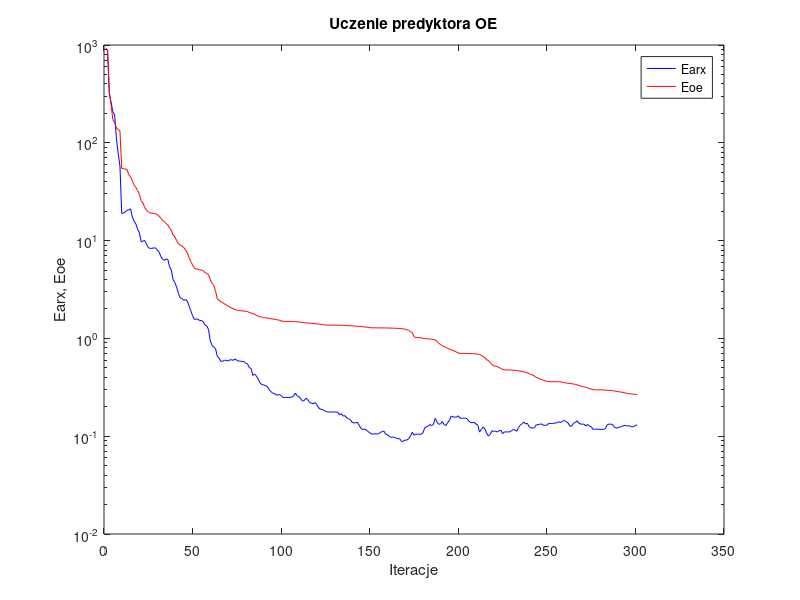
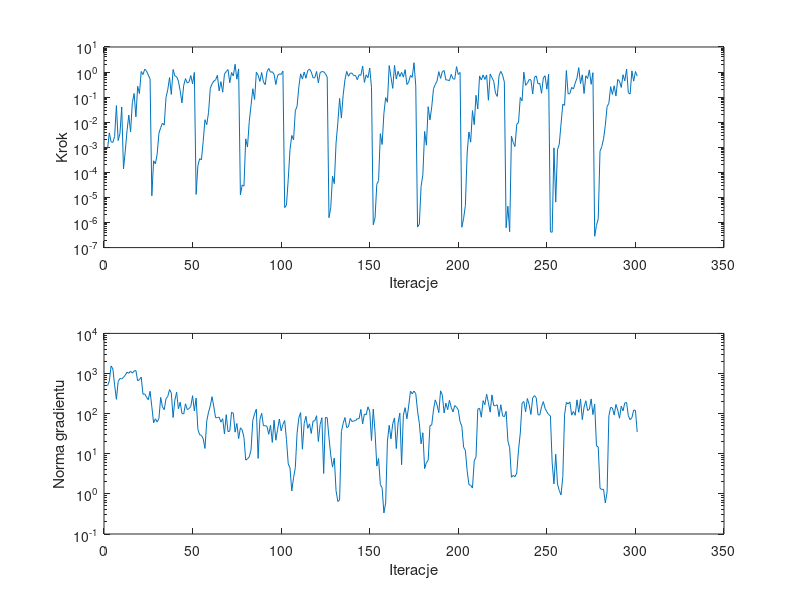

Write MATLAB code to recreate these figures, in order.
%uczenie predyktora oe
clear all;
n=0; farx(n+1)=9.154935e+002; foe(n+1)=9.281402e+002; wspucz(n+1)=0.000000e+000; ng(n+1)=0.000000e+000;
%odnowa zmiennej metryki
n=1; farx(n+1)=8.760620e+002; foe(n+1)=8.890799e+002; krok(n+1)=8.790130e-004; ng(n+1)=4.953661e+002;
n=2; farx(n+1)=3.160727e+002; foe(n+1)=3.329395e+002; krok(n+1)=3.758726e-003; ng(n+1)=6.473469e+002;
n=3; farx(n+1)=2.612644e+002; foe(n+1)=2.417835e+002; krok(n+1)=1.651908e-003; ng(n+1)=1.544870e+003;
n=4; farx(n+1)=2.070150e+002; foe(n+1)=1.729692e+002; krok(n+1)=1.564230e-003; ng(n+1)=1.303550e+003;
n=5; farx(n+1)=1.936566e+002; foe(n+1)=1.598312e+002; krok(n+1)=2.728971e-003; ng(n+1)=5.090274e+002;
n=6; farx(n+1)=1.116458e+002; foe(n+1)=1.422106e+002; krok(n+1)=4.616585e-002; ng(n+1)=2.269952e+002;
n=7; farx(n+1)=7.790445e+001; foe(n+1)=1.364109e+002; krok(n+1)=1.863415e-003; ng(n+1)=6.336386e+002;
n=8; farx(n+1)=5.780013e+001; foe(n+1)=1.321385e+002; krok(n+1)=3.559503e-003; ng(n+1)=7.539056e+002;
n=9; farx(n+1)=1.895231e+001; foe(n+1)=5.458433e+001; krok(n+1)=4.030924e-002; ng(n+1)=7.335716e+002;
n=10; farx(n+1)=1.914863e+001; foe(n+1)=5.424355e+001; krok(n+1)=1.374956e-004; ng(n+1)=8.008445e+002;
n=11; farx(n+1)=1.957952e+001; foe(n+1)=5.403151e+001; krok(n+1)=7.010487e-004; ng(n+1)=9.107017e+002;
n=12; farx(n+1)=2.046545e+001; foe(n+1)=5.312452e+001; krok(n+1)=4.605442e-003; ng(n+1)=1.074669e+003;
n=13; farx(n+1)=2.050305e+001; foe(n+1)=4.726028e+001; krok(n+1)=1.932256e-002; ng(n+1)=1.011370e+003;
n=14; farx(n+1)=2.113022e+001; foe(n+1)=4.474594e+001; krok(n+1)=4.153710e-003; ng(n+1)=1.146002e+003;
n=15; farx(n+1)=1.744043e+001; foe(n+1)=4.089281e+001; krok(n+1)=6.068470e-002; ng(n+1)=1.020561e+003;
n=16; farx(n+1)=1.582709e+001; foe(n+1)=3.661025e+001; krok(n+1)=1.399123e-001; ng(n+1)=1.160037e+003;
n=17; farx(n+1)=1.475925e+001; foe(n+1)=3.496830e+001; krok(n+1)=1.636186e-002; ng(n+1)=1.187128e+003;
n=18; farx(n+1)=1.307296e+001; foe(n+1)=3.251770e+001; krok(n+1)=2.701727e-001; ng(n+1)=6.575441e+002;
n=19; farx(n+1)=1.197248e+001; foe(n+1)=2.978572e+001; krok(n+1)=1.380129e-001; ng(n+1)=7.035279e+002;
n=20; farx(n+1)=9.715872e+000; foe(n+1)=2.551084e+001; krok(n+1)=1.056325e+000; ng(n+1)=8.162648e+002;
n=21; farx(n+1)=9.894012e+000; foe(n+1)=2.420692e+001; krok(n+1)=7.927530e-001; ng(n+1)=3.033286e+002;
n=22; farx(n+1)=1.002669e+001; foe(n+1)=2.178660e+001; krok(n+1)=1.310660e+000; ng(n+1)=3.107558e+002;
n=23; farx(n+1)=9.186788e+000; foe(n+1)=2.044393e+001; krok(n+1)=1.104871e+000; ng(n+1)=2.566493e+002;
n=24; farx(n+1)=8.505602e+000; foe(n+1)=1.970032e+001; krok(n+1)=7.571876e-001; ng(n+1)=2.226845e+002;
n=25; farx(n+1)=8.323246e+000; foe(n+1)=1.911911e+001; krok(n+1)=5.403454e-001; ng(n+1)=3.606044e+002;
%odnowa zmiennej metryki
n=26; farx(n+1)=8.328399e+000; foe(n+1)=1.907751e+001; krok(n+1)=1.165470e-005; ng(n+1)=1.479935e+002;
n=27; farx(n+1)=8.409705e+000; foe(n+1)=1.897365e+001; krok(n+1)=2.896249e-004; ng(n+1)=5.908705e+001;
n=28; farx(n+1)=8.428532e+000; foe(n+1)=1.882874e+001; krok(n+1)=2.178264e-004; ng(n+1)=7.455159e+001;
n=29; farx(n+1)=8.050218e+000; foe(n+1)=1.850478e+001; krok(n+1)=5.333277e-004; ng(n+1)=6.172900e+001;
n=30; farx(n+1)=7.715437e+000; foe(n+1)=1.782877e+001; krok(n+1)=3.595838e-003; ng(n+1)=7.564212e+001;
n=31; farx(n+1)=6.930440e+000; foe(n+1)=1.705947e+001; krok(n+1)=6.100588e-003; ng(n+1)=2.536763e+002;
n=32; farx(n+1)=6.466969e+000; foe(n+1)=1.609490e+001; krok(n+1)=9.157950e-003; ng(n+1)=1.480852e+002;
n=33; farx(n+1)=6.289144e+000; foe(n+1)=1.570820e+001; krok(n+1)=7.662512e-003; ng(n+1)=1.255468e+002;
n=34; farx(n+1)=6.463684e+000; foe(n+1)=1.491884e+001; krok(n+1)=9.714883e-002; ng(n+1)=2.357303e+002;
n=35; farx(n+1)=6.459623e+000; foe(n+1)=1.453743e+001; krok(n+1)=1.989372e-001; ng(n+1)=2.692991e+002;
n=36; farx(n+1)=5.399124e+000; foe(n+1)=1.346506e+001; krok(n+1)=6.002260e-001; ng(n+1)=3.980294e+002;
n=37; farx(n+1)=4.982732e+000; foe(n+1)=1.273535e+001; krok(n+1)=1.284644e-001; ng(n+1)=3.257869e+002;
n=38; farx(n+1)=4.006856e+000; foe(n+1)=1.140676e+001; krok(n+1)=1.267142e+000; ng(n+1)=7.990936e+001;
n=39; farx(n+1)=3.717080e+000; foe(n+1)=1.092598e+001; krok(n+1)=7.011953e-001; ng(n+1)=2.169026e+002;
n=40; farx(n+1)=3.349938e+000; foe(n+1)=1.000094e+001; krok(n+1)=6.553300e-001; ng(n+1)=3.420137e+002;
n=41; farx(n+1)=2.887254e+000; foe(n+1)=9.299882e+000; krok(n+1)=4.352152e-001; ng(n+1)=1.323735e+002;
n=42; farx(n+1)=2.598786e+000; foe(n+1)=9.004477e+000; krok(n+1)=1.794664e-001; ng(n+1)=1.923541e+002;
n=43; farx(n+1)=2.565368e+000; foe(n+1)=8.789317e+000; krok(n+1)=5.893163e-002; ng(n+1)=1.008578e+002;
n=44; farx(n+1)=2.454038e+000; foe(n+1)=8.505738e+000; krok(n+1)=2.948009e-001; ng(n+1)=9.833628e+001;
n=45; farx(n+1)=2.502205e+000; foe(n+1)=8.035160e+000; krok(n+1)=5.491644e-001; ng(n+1)=1.762662e+002;
n=46; farx(n+1)=2.409942e+000; foe(n+1)=7.562581e+000; krok(n+1)=3.644735e-001; ng(n+1)=1.260936e+002;
n=47; farx(n+1)=2.154396e+000; foe(n+1)=6.718764e+000; krok(n+1)=4.044487e-001; ng(n+1)=1.333258e+002;
n=48; farx(n+1)=1.920707e+000; foe(n+1)=6.112004e+000; krok(n+1)=7.273018e-001; ng(n+1)=1.516901e+002;
n=49; farx(n+1)=1.711136e+000; foe(n+1)=5.633529e+000; krok(n+1)=3.388866e-001; ng(n+1)=2.804649e+002;
n=50; farx(n+1)=1.561823e+000; foe(n+1)=5.249545e+000; krok(n+1)=9.709553e-001; ng(n+1)=1.166300e+002;
%odnowa zmiennej metryki
n=51; farx(n+1)=1.578060e+000; foe(n+1)=5.126873e+000; krok(n+1)=1.321254e-005; ng(n+1)=2.446392e+002;
n=52; farx(n+1)=1.571583e+000; foe(n+1)=5.086484e+000; krok(n+1)=1.845902e-004; ng(n+1)=4.037930e+001;
n=53; farx(n+1)=1.523075e+000; foe(n+1)=5.025563e+000; krok(n+1)=3.505202e-004; ng(n+1)=2.982821e+001;
n=54; farx(n+1)=1.524582e+000; foe(n+1)=4.995132e+000; krok(n+1)=3.164277e-004; ng(n+1)=2.869540e+001;
n=55; farx(n+1)=1.477764e+000; foe(n+1)=4.948401e+000; krok(n+1)=1.742666e-003; ng(n+1)=2.356396e+001;
n=56; farx(n+1)=1.370434e+000; foe(n+1)=4.698191e+000; krok(n+1)=1.260621e-002; ng(n+1)=1.356172e+001;
n=57; farx(n+1)=1.340760e+000; foe(n+1)=4.646223e+000; krok(n+1)=7.981858e-003; ng(n+1)=6.561650e+001;
n=58; farx(n+1)=1.234613e+000; foe(n+1)=4.481829e+000; krok(n+1)=2.392360e-002; ng(n+1)=1.087231e+002;
n=59; farx(n+1)=9.426028e-001; foe(n+1)=3.991325e+000; krok(n+1)=2.250273e-001; ng(n+1)=1.568950e+002;
n=60; farx(n+1)=8.469369e-001; foe(n+1)=3.655437e+000; krok(n+1)=3.427774e-001; ng(n+1)=2.645668e+002;
n=61; farx(n+1)=8.135992e-001; foe(n+1)=3.480339e+000; krok(n+1)=4.353621e-001; ng(n+1)=1.458144e+002;
n=62; farx(n+1)=7.817166e-001; foe(n+1)=3.023739e+000; krok(n+1)=4.909897e-001; ng(n+1)=7.929999e+001;
n=63; farx(n+1)=6.516955e-001; foe(n+1)=2.522896e+000; krok(n+1)=7.413928e-001; ng(n+1)=7.957501e+001;
n=64; farx(n+1)=6.288135e-001; foe(n+1)=2.464761e+000; krok(n+1)=1.775417e-001; ng(n+1)=8.204523e+001;
n=65; farx(n+1)=5.826133e-001; foe(n+1)=2.362336e+000; krok(n+1)=4.147513e-001; ng(n+1)=6.131079e+001;
n=66; farx(n+1)=5.838541e-001; foe(n+1)=2.325677e+000; krok(n+1)=1.573255e-001; ng(n+1)=7.500711e+001;
n=67; farx(n+1)=5.970439e-001; foe(n+1)=2.254007e+000; krok(n+1)=8.295027e-001; ng(n+1)=3.108023e+001;
n=68; farx(n+1)=5.969981e-001; foe(n+1)=2.206675e+000; krok(n+1)=1.048430e+000; ng(n+1)=9.424050e+001;
n=69; farx(n+1)=5.856560e-001; foe(n+1)=2.135470e+000; krok(n+1)=1.254669e+000; ng(n+1)=3.561770e+001;
n=70; farx(n+1)=6.018087e-001; foe(n+1)=2.096507e+000; krok(n+1)=3.745525e-001; ng(n+1)=3.659865e+001;
n=71; farx(n+1)=6.059797e-001; foe(n+1)=2.044714e+000; krok(n+1)=9.606268e-001; ng(n+1)=1.084671e+002;
n=72; farx(n+1)=5.963684e-001; foe(n+1)=2.010460e+000; krok(n+1)=6.970601e-001; ng(n+1)=1.020770e+002;
n=73; farx(n+1)=6.153040e-001; foe(n+1)=1.963823e+000; krok(n+1)=2.043356e+000; ng(n+1)=3.455504e+001;
n=74; farx(n+1)=5.953756e-001; foe(n+1)=1.949756e+000; krok(n+1)=5.189311e-001; ng(n+1)=5.671920e+001;
n=75; farx(n+1)=5.868488e-001; foe(n+1)=1.922222e+000; krok(n+1)=1.334889e+000; ng(n+1)=2.391849e+001;
%odnowa zmiennej metryki
n=76; farx(n+1)=5.856608e-001; foe(n+1)=1.918866e+000; krok(n+1)=1.259177e-005; ng(n+1)=4.442271e+001;
n=77; farx(n+1)=5.805289e-001; foe(n+1)=1.912713e+000; krok(n+1)=3.158272e-005; ng(n+1)=3.930014e+001;
n=78; farx(n+1)=5.787305e-001; foe(n+1)=1.910459e+000; krok(n+1)=2.809248e-005; ng(n+1)=2.550108e+001;
n=79; farx(n+1)=5.578144e-001; foe(n+1)=1.889841e+000; krok(n+1)=2.171369e-003; ng(n+1)=6.941514e+000;
n=80; farx(n+1)=5.503518e-001; foe(n+1)=1.884367e+000; krok(n+1)=1.024167e-003; ng(n+1)=7.520971e+000;
n=81; farx(n+1)=5.017956e-001; foe(n+1)=1.839670e+000; krok(n+1)=1.078150e-002; ng(n+1)=8.361807e+000;
n=82; farx(n+1)=4.947581e-001; foe(n+1)=1.818674e+000; krok(n+1)=4.681906e-002; ng(n+1)=1.239181e+001;
n=83; farx(n+1)=4.185201e-001; foe(n+1)=1.792088e+000; krok(n+1)=2.168605e-001; ng(n+1)=6.825479e+001;
n=84; farx(n+1)=4.327369e-001; foe(n+1)=1.770767e+000; krok(n+1)=8.035594e-002; ng(n+1)=9.906427e+001;
n=85; farx(n+1)=4.135483e-001; foe(n+1)=1.723325e+000; krok(n+1)=9.814779e-001; ng(n+1)=1.291372e+002;
n=86; farx(n+1)=3.853792e-001; foe(n+1)=1.684429e+000; krok(n+1)=7.536472e-001; ng(n+1)=7.682087e+000;
n=87; farx(n+1)=3.524797e-001; foe(n+1)=1.668819e+000; krok(n+1)=4.228884e-001; ng(n+1)=7.192999e+001;
n=88; farx(n+1)=3.378909e-001; foe(n+1)=1.648262e+000; krok(n+1)=9.607629e-001; ng(n+1)=1.017483e+002;
n=89; farx(n+1)=3.355563e-001; foe(n+1)=1.634305e+000; krok(n+1)=4.044487e-001; ng(n+1)=4.971244e+001;
n=90; farx(n+1)=3.282387e-001; foe(n+1)=1.624575e+000; krok(n+1)=3.140763e-001; ng(n+1)=5.020479e+001;
n=91; farx(n+1)=3.245132e-001; foe(n+1)=1.614491e+000; krok(n+1)=1.026961e+000; ng(n+1)=4.817847e+001;
n=92; farx(n+1)=3.036646e-001; foe(n+1)=1.604906e+000; krok(n+1)=1.402391e+000; ng(n+1)=3.049572e+001;
n=93; farx(n+1)=2.890561e-001; foe(n+1)=1.593362e+000; krok(n+1)=9.814779e-001; ng(n+1)=5.158183e+001;
n=94; farx(n+1)=2.770972e-001; foe(n+1)=1.582271e+000; krok(n+1)=1.031099e+000; ng(n+1)=1.915494e+001;
n=95; farx(n+1)=2.732912e-001; foe(n+1)=1.571880e+000; krok(n+1)=8.159604e-001; ng(n+1)=6.862483e+001;
n=96; farx(n+1)=2.657274e-001; foe(n+1)=1.564751e+000; krok(n+1)=3.185792e-001; ng(n+1)=2.181183e+001;
n=97; farx(n+1)=2.627926e-001; foe(n+1)=1.547714e+000; krok(n+1)=7.310195e-001; ng(n+1)=4.078435e+001;
n=98; farx(n+1)=2.671993e-001; foe(n+1)=1.531460e+000; krok(n+1)=8.457767e-001; ng(n+1)=7.359027e+001;
n=99; farx(n+1)=2.607912e-001; foe(n+1)=1.511659e+000; krok(n+1)=8.049667e-001; ng(n+1)=3.721815e+001;
n=100; farx(n+1)=2.489068e-001; foe(n+1)=1.495661e+000; krok(n+1)=1.092360e+000; ng(n+1)=5.392937e+001;
%odnowa zmiennej metryki
n=101; farx(n+1)=2.490812e-001; foe(n+1)=1.493063e+000; krok(n+1)=3.954660e-006; ng(n+1)=6.762778e+001;
n=102; farx(n+1)=2.492886e-001; foe(n+1)=1.492483e+000; krok(n+1)=4.944182e-006; ng(n+1)=2.272874e+001;
n=103; farx(n+1)=2.489553e-001; foe(n+1)=1.492301e+000; krok(n+1)=5.233915e-005; ng(n+1)=5.611935e+000;
n=104; farx(n+1)=2.499173e-001; foe(n+1)=1.490356e+000; krok(n+1)=8.062699e-004; ng(n+1)=4.424152e+000;
n=105; farx(n+1)=2.508301e-001; foe(n+1)=1.489879e+000; krok(n+1)=2.953444e-003; ng(n+1)=1.181374e+000;
n=106; farx(n+1)=2.565030e-001; foe(n+1)=1.487738e+000; krok(n+1)=1.983052e-003; ng(n+1)=2.528046e+000;
n=107; farx(n+1)=2.759714e-001; foe(n+1)=1.481732e+000; krok(n+1)=2.857938e-002; ng(n+1)=4.492036e+000;
n=108; farx(n+1)=2.594932e-001; foe(n+1)=1.477277e+000; krok(n+1)=4.331299e-002; ng(n+1)=3.311870e+001;
n=109; farx(n+1)=2.540568e-001; foe(n+1)=1.469569e+000; krok(n+1)=2.635881e-001; ng(n+1)=7.916977e+001;
n=110; farx(n+1)=2.426867e-001; foe(n+1)=1.464099e+000; krok(n+1)=8.536620e-001; ng(n+1)=1.061598e+002;
n=111; farx(n+1)=2.287451e-001; foe(n+1)=1.457090e+000; krok(n+1)=5.267039e-001; ng(n+1)=1.299359e+001;
n=112; farx(n+1)=2.312245e-001; foe(n+1)=1.448733e+000; krok(n+1)=1.002885e+000; ng(n+1)=5.641037e+001;
n=113; farx(n+1)=2.441156e-001; foe(n+1)=1.441673e+000; krok(n+1)=5.695627e-001; ng(n+1)=8.598668e+001;
n=114; farx(n+1)=2.371934e-001; foe(n+1)=1.436088e+000; krok(n+1)=1.133514e+000; ng(n+1)=4.310358e+001;
n=115; farx(n+1)=2.224532e-001; foe(n+1)=1.431589e+000; krok(n+1)=1.322970e+000; ng(n+1)=5.577181e+001;
n=116; farx(n+1)=2.172213e-001; foe(n+1)=1.427929e+000; krok(n+1)=1.026961e+000; ng(n+1)=3.206233e+001;
n=117; farx(n+1)=2.145955e-001; foe(n+1)=1.421499e+000; krok(n+1)=5.900599e-001; ng(n+1)=6.563957e+001;
n=118; farx(n+1)=2.203592e-001; foe(n+1)=1.414870e+000; krok(n+1)=5.931517e-001; ng(n+1)=6.605824e+001;
n=119; farx(n+1)=2.126900e-001; foe(n+1)=1.406555e+000; krok(n+1)=1.056270e+000; ng(n+1)=8.881124e+001;
n=120; farx(n+1)=1.980116e-001; foe(n+1)=1.401068e+000; krok(n+1)=3.730429e-001; ng(n+1)=2.026723e+001;
n=121; farx(n+1)=1.889921e-001; foe(n+1)=1.395994e+000; krok(n+1)=9.483842e-001; ng(n+1)=5.318617e+001;
n=122; farx(n+1)=1.885761e-001; foe(n+1)=1.390491e+000; krok(n+1)=1.048747e+000; ng(n+1)=7.909417e+001;
n=123; farx(n+1)=1.845184e-001; foe(n+1)=1.380496e+000; krok(n+1)=1.026961e+000; ng(n+1)=3.230443e+000;
n=124; farx(n+1)=1.799341e-001; foe(n+1)=1.373011e+000; krok(n+1)=8.612093e-001; ng(n+1)=8.033576e+001;
n=125; farx(n+1)=1.768723e-001; foe(n+1)=1.366585e+000; krok(n+1)=6.338619e-001; ng(n+1)=7.913519e+001;
%odnowa zmiennej metryki
n=126; farx(n+1)=1.768707e-001; foe(n+1)=1.366400e+000; krok(n+1)=1.556381e-006; ng(n+1)=2.512520e+001;
n=127; farx(n+1)=1.769128e-001; foe(n+1)=1.366347e+000; krok(n+1)=3.872941e-006; ng(n+1)=9.278714e+000;
n=128; farx(n+1)=1.766659e-001; foe(n+1)=1.366049e+000; krok(n+1)=7.046195e-005; ng(n+1)=4.649413e+000;
n=129; farx(n+1)=1.768834e-001; foe(n+1)=1.365706e+000; krok(n+1)=3.565785e-005; ng(n+1)=7.848498e+000;
n=130; farx(n+1)=1.765622e-001; foe(n+1)=1.365428e+000; krok(n+1)=1.486486e-003; ng(n+1)=1.194290e+000;
n=131; farx(n+1)=1.755331e-001; foe(n+1)=1.364919e+000; krok(n+1)=9.542392e-003; ng(n+1)=6.453910e-001;
n=132; farx(n+1)=1.646818e-001; foe(n+1)=1.361325e+000; krok(n+1)=8.892157e-002; ng(n+1)=7.057277e-001;
n=133; farx(n+1)=1.701246e-001; foe(n+1)=1.360388e+000; krok(n+1)=1.464382e-002; ng(n+1)=3.538085e+001;
n=134; farx(n+1)=1.604478e-001; foe(n+1)=1.358988e+000; krok(n+1)=1.183650e-001; ng(n+1)=5.683709e+001;
n=135; farx(n+1)=1.622898e-001; foe(n+1)=1.357042e+000; krok(n+1)=4.880844e-001; ng(n+1)=7.996898e+001;
n=136; farx(n+1)=1.544947e-001; foe(n+1)=1.353196e+000; krok(n+1)=1.062525e+000; ng(n+1)=4.505901e+001;
n=137; farx(n+1)=1.500679e-001; foe(n+1)=1.350449e+000; krok(n+1)=6.744582e-001; ng(n+1)=4.684075e+001;
n=138; farx(n+1)=1.479800e-001; foe(n+1)=1.346912e+000; krok(n+1)=9.110982e-001; ng(n+1)=7.604142e+001;
n=139; farx(n+1)=1.390797e-001; foe(n+1)=1.342764e+000; krok(n+1)=9.001093e-001; ng(n+1)=6.351763e+001;
n=140; farx(n+1)=1.365605e-001; foe(n+1)=1.339761e+000; krok(n+1)=7.238598e-001; ng(n+1)=6.611871e+001;
n=141; farx(n+1)=1.368691e-001; foe(n+1)=1.336017e+000; krok(n+1)=7.271671e-001; ng(n+1)=6.695303e+001;
n=142; farx(n+1)=1.391999e-001; foe(n+1)=1.333087e+000; krok(n+1)=4.938403e-001; ng(n+1)=7.497184e+001;
n=143; farx(n+1)=1.296672e-001; foe(n+1)=1.328350e+000; krok(n+1)=7.847380e-001; ng(n+1)=7.475845e+001;
n=144; farx(n+1)=1.207015e-001; foe(n+1)=1.323860e+000; krok(n+1)=7.382907e-001; ng(n+1)=1.270980e+002;
n=145; farx(n+1)=1.166543e-001; foe(n+1)=1.317097e+000; krok(n+1)=1.727068e+000; ng(n+1)=5.562063e+001;
n=146; farx(n+1)=1.187704e-001; foe(n+1)=1.312364e+000; krok(n+1)=3.873041e-001; ng(n+1)=9.794116e+001;
n=147; farx(n+1)=1.159237e-001; foe(n+1)=1.304490e+000; krok(n+1)=7.771907e-001; ng(n+1)=9.391105e+001;
n=148; farx(n+1)=1.120125e-001; foe(n+1)=1.298443e+000; krok(n+1)=5.900599e-001; ng(n+1)=1.476437e+002;
n=149; farx(n+1)=1.081967e-001; foe(n+1)=1.288956e+000; krok(n+1)=1.447680e+000; ng(n+1)=1.156465e+002;
n=150; farx(n+1)=1.053062e-001; foe(n+1)=1.284929e+000; krok(n+1)=2.475890e-001; ng(n+1)=2.137889e+001;
%odnowa zmiennej metryki
n=151; farx(n+1)=1.054112e-001; foe(n+1)=1.282973e+000; krok(n+1)=8.118781e-007; ng(n+1)=1.298551e+002;
n=152; farx(n+1)=1.054860e-001; foe(n+1)=1.282616e+000; krok(n+1)=1.507107e-006; ng(n+1)=3.516892e+001;
n=153; farx(n+1)=1.054090e-001; foe(n+1)=1.282490e+000; krok(n+1)=3.351833e-005; ng(n+1)=4.923239e+000;
n=154; farx(n+1)=1.057208e-001; foe(n+1)=1.282042e+000; krok(n+1)=4.662388e-005; ng(n+1)=7.635812e+000;
n=155; farx(n+1)=1.092519e-001; foe(n+1)=1.280832e+000; krok(n+1)=3.485222e-003; ng(n+1)=1.709108e+000;
n=156; farx(n+1)=1.112754e-001; foe(n+1)=1.280359e+000; krok(n+1)=1.293420e-003; ng(n+1)=1.412936e+000;
n=157; farx(n+1)=1.129492e-001; foe(n+1)=1.280186e+000; krok(n+1)=2.219272e-002; ng(n+1)=3.349403e-001;
n=158; farx(n+1)=1.044070e-001; foe(n+1)=1.278338e+000; krok(n+1)=9.571557e-002; ng(n+1)=5.962116e-001;
n=159; farx(n+1)=1.038074e-001; foe(n+1)=1.277571e+000; krok(n+1)=6.257210e-002; ng(n+1)=2.091545e+001;
n=160; farx(n+1)=9.971949e-002; foe(n+1)=1.275037e+000; krok(n+1)=1.817570e+000; ng(n+1)=5.122633e+001;
n=161; farx(n+1)=9.722209e-002; foe(n+1)=1.274096e+000; krok(n+1)=6.282866e-001; ng(n+1)=2.353855e+001;
n=162; farx(n+1)=9.806135e-002; foe(n+1)=1.273184e+000; krok(n+1)=2.230542e-001; ng(n+1)=5.643283e+001;
n=163; farx(n+1)=9.751725e-002; foe(n+1)=1.270780e+000; krok(n+1)=1.833637e+000; ng(n+1)=7.820756e+001;
n=164; farx(n+1)=9.554334e-002; foe(n+1)=1.268957e+000; krok(n+1)=5.281352e-001; ng(n+1)=1.350181e+001;
n=165; farx(n+1)=9.449464e-002; foe(n+1)=1.265058e+000; krok(n+1)=1.070593e+000; ng(n+1)=5.862759e+001;
n=166; farx(n+1)=9.392693e-002; foe(n+1)=1.261755e+000; krok(n+1)=6.614848e-001; ng(n+1)=1.032191e+002;
n=167; farx(n+1)=8.828471e-002; foe(n+1)=1.256435e+000; krok(n+1)=9.769152e-001; ng(n+1)=5.338047e+000;
n=168; farx(n+1)=8.868208e-002; foe(n+1)=1.252039e+000; krok(n+1)=6.258076e-001; ng(n+1)=9.197994e+001;
n=169; farx(n+1)=9.140033e-002; foe(n+1)=1.239928e+000; krok(n+1)=1.247916e+000; ng(n+1)=1.409487e+002;
n=170; farx(n+1)=9.124771e-002; foe(n+1)=1.225283e+000; krok(n+1)=3.180464e-001; ng(n+1)=7.455428e+001;
n=171; farx(n+1)=9.433410e-002; foe(n+1)=1.210023e+000; krok(n+1)=4.004429e-001; ng(n+1)=1.544589e+002;
n=172; farx(n+1)=1.004963e-001; foe(n+1)=1.171305e+000; krok(n+1)=7.310195e-001; ng(n+1)=3.628907e+002;
n=173; farx(n+1)=1.096673e-001; foe(n+1)=1.147988e+000; krok(n+1)=6.160336e-001; ng(n+1)=3.118389e+002;
n=174; farx(n+1)=1.022383e-001; foe(n+1)=1.043876e+000; krok(n+1)=2.358585e+000; ng(n+1)=3.654585e+002;
n=175; farx(n+1)=1.048981e-001; foe(n+1)=1.020219e+000; krok(n+1)=2.745822e-001; ng(n+1)=3.148365e+002;
%odnowa zmiennej metryki
n=176; farx(n+1)=1.048147e-001; foe(n+1)=1.017777e+000; krok(n+1)=6.586440e-007; ng(n+1)=1.160248e+002;
n=177; farx(n+1)=1.047296e-001; foe(n+1)=1.017189e+000; krok(n+1)=8.586539e-007; ng(n+1)=5.785496e+001;
n=178; farx(n+1)=1.045541e-001; foe(n+1)=1.015688e+000; krok(n+1)=2.769106e-005; ng(n+1)=1.767045e+001;
n=179; farx(n+1)=1.078802e-001; foe(n+1)=1.001246e+000; krok(n+1)=8.083878e-005; ng(n+1)=3.330056e+001;
n=180; farx(n+1)=1.208659e-001; foe(n+1)=9.963032e-001; krok(n+1)=4.266621e-003; ng(n+1)=4.257853e+000;
n=181; farx(n+1)=1.253810e-001; foe(n+1)=9.948564e-001; krok(n+1)=1.213098e-003; ng(n+1)=6.018109e+000;
n=182; farx(n+1)=1.270290e-001; foe(n+1)=9.865866e-001; krok(n+1)=4.152360e-002; ng(n+1)=6.856053e+000;
n=183; farx(n+1)=1.316195e-001; foe(n+1)=9.855605e-001; krok(n+1)=1.226153e-002; ng(n+1)=5.021254e+001;
n=184; farx(n+1)=1.282993e-001; foe(n+1)=9.804010e-001; krok(n+1)=4.000365e-002; ng(n+1)=5.237474e+001;
n=185; farx(n+1)=1.329687e-001; foe(n+1)=9.748563e-001; krok(n+1)=2.168605e-001; ng(n+1)=1.237306e+002;
n=186; farx(n+1)=1.523319e-001; foe(n+1)=9.604621e-001; krok(n+1)=3.183983e-001; ng(n+1)=2.204861e+002;
n=187; farx(n+1)=1.388564e-001; foe(n+1)=9.329785e-001; krok(n+1)=4.385923e-001; ng(n+1)=1.651335e+002;
n=188; farx(n+1)=1.323254e-001; foe(n+1)=8.931231e-001; krok(n+1)=1.043878e+000; ng(n+1)=1.057184e+002;
n=189; farx(n+1)=1.339849e-001; foe(n+1)=8.641180e-001; krok(n+1)=5.596492e-001; ng(n+1)=3.702406e+002;
n=190; farx(n+1)=1.410318e-001; foe(n+1)=8.420498e-001; krok(n+1)=1.043878e+000; ng(n+1)=2.865873e+002;
n=191; farx(n+1)=1.315872e-001; foe(n+1)=8.215024e-001; krok(n+1)=1.151610e+000; ng(n+1)=1.038607e+002;
n=192; farx(n+1)=1.284736e-001; foe(n+1)=8.112884e-001; krok(n+1)=4.842714e-001; ng(n+1)=1.823570e+002;
n=193; farx(n+1)=1.380785e-001; foe(n+1)=7.891643e-001; krok(n+1)=4.819709e-001; ng(n+1)=1.254577e+002;
n=194; farx(n+1)=1.448076e-001; foe(n+1)=7.793309e-001; krok(n+1)=4.536903e-001; ng(n+1)=2.153134e+002;
n=195; farx(n+1)=1.605591e-001; foe(n+1)=7.636664e-001; krok(n+1)=8.094987e-001; ng(n+1)=1.438983e+002;
n=196; farx(n+1)=1.577830e-001; foe(n+1)=7.514803e-001; krok(n+1)=5.431439e-001; ng(n+1)=1.103288e+002;
n=197; farx(n+1)=1.567970e-001; foe(n+1)=7.413132e-001; krok(n+1)=5.189311e-001; ng(n+1)=1.587127e+002;
n=198; farx(n+1)=1.565345e-001; foe(n+1)=7.243419e-001; krok(n+1)=1.644205e+000; ng(n+1)=1.460134e+002;
n=199; farx(n+1)=1.616278e-001; foe(n+1)=7.126808e-001; krok(n+1)=8.006816e-001; ng(n+1)=1.233536e+002;
n=200; farx(n+1)=1.527816e-001; foe(n+1)=7.033621e-001; krok(n+1)=9.639418e-001; ng(n+1)=6.276175e+001;
%odnowa zmiennej metryki
n=201; farx(n+1)=1.527763e-001; foe(n+1)=7.029767e-001; krok(n+1)=6.488331e-007; ng(n+1)=4.861603e+001;
n=202; farx(n+1)=1.527736e-001; foe(n+1)=7.028991e-001; krok(n+1)=1.448311e-006; ng(n+1)=1.459791e+001;
n=203; farx(n+1)=1.528701e-001; foe(n+1)=7.027640e-001; krok(n+1)=4.757739e-006; ng(n+1)=1.210043e+001;
n=204; farx(n+1)=1.509168e-001; foe(n+1)=7.016507e-001; krok(n+1)=5.938901e-004; ng(n+1)=3.767518e+000;
n=205; farx(n+1)=1.421722e-001; foe(n+1)=7.003681e-001; krok(n+1)=4.096666e-003; ng(n+1)=1.702573e+000;
n=206; farx(n+1)=1.379325e-001; foe(n+1)=6.996109e-001; krok(n+1)=1.607136e-003; ng(n+1)=1.634850e+000;
n=207; farx(n+1)=1.369162e-001; foe(n+1)=6.974564e-001; krok(n+1)=2.900728e-002; ng(n+1)=1.397257e+000;
n=208; farx(n+1)=1.392319e-001; foe(n+1)=6.970034e-001; krok(n+1)=7.980009e-003; ng(n+1)=6.643660e+000;
n=209; farx(n+1)=1.332009e-001; foe(n+1)=6.923619e-001; krok(n+1)=1.186316e-001; ng(n+1)=8.298094e+000;
n=210; farx(n+1)=1.298233e-001; foe(n+1)=6.905682e-001; krok(n+1)=3.360874e-002; ng(n+1)=1.291826e+002;
n=211; farx(n+1)=1.102036e-001; foe(n+1)=6.847027e-001; krok(n+1)=7.011953e-001; ng(n+1)=1.368996e+002;
n=212; farx(n+1)=1.174713e-001; foe(n+1)=6.699461e-001; krok(n+1)=4.801921e-001; ng(n+1)=8.160663e+001;
n=213; farx(n+1)=1.235338e-001; foe(n+1)=6.539911e-001; krok(n+1)=7.713740e-001; ng(n+1)=2.103999e+002;
n=214; farx(n+1)=1.192083e-001; foe(n+1)=6.327764e-001; krok(n+1)=5.086203e-001; ng(n+1)=1.667782e+002;
n=215; farx(n+1)=1.072578e-001; foe(n+1)=6.039232e-001; krok(n+1)=7.676757e-001; ng(n+1)=3.035870e+002;
n=216; farx(n+1)=1.003830e-001; foe(n+1)=5.949058e-001; krok(n+1)=7.517970e-002; ng(n+1)=1.880718e+002;
n=217; farx(n+1)=1.040600e-001; foe(n+1)=5.663880e-001; krok(n+1)=8.295027e-001; ng(n+1)=1.089244e+002;
n=218; farx(n+1)=1.136139e-001; foe(n+1)=5.407244e-001; krok(n+1)=6.019322e-001; ng(n+1)=2.933808e+002;
n=219; farx(n+1)=1.121789e-001; foe(n+1)=5.245273e-001; krok(n+1)=4.310227e-001; ng(n+1)=1.583482e+002;
n=220; farx(n+1)=1.124753e-001; foe(n+1)=5.202655e-001; krok(n+1)=1.446686e-001; ng(n+1)=1.574875e+002;
n=221; farx(n+1)=1.103947e-001; foe(n+1)=5.156834e-001; krok(n+1)=1.066998e-001; ng(n+1)=1.658028e+002;
n=222; farx(n+1)=1.135006e-001; foe(n+1)=5.031710e-001; krok(n+1)=7.113726e-001; ng(n+1)=8.421664e+001;
n=223; farx(n+1)=1.154110e-001; foe(n+1)=4.931671e-001; krok(n+1)=1.065469e+000; ng(n+1)=1.665860e+002;
n=224; farx(n+1)=1.059939e-001; foe(n+1)=4.821600e-001; krok(n+1)=7.638023e-001; ng(n+1)=8.850898e+001;
n=225; farx(n+1)=1.106676e-001; foe(n+1)=4.772351e-001; krok(n+1)=4.013589e-001; ng(n+1)=8.370929e+001;
%odnowa zmiennej metryki
n=226; farx(n+1)=1.106825e-001; foe(n+1)=4.761279e-001; krok(n+1)=6.180228e-007; ng(n+1)=1.140156e+002;
n=227; farx(n+1)=1.105701e-001; foe(n+1)=4.757934e-001; krok(n+1)=4.480015e-006; ng(n+1)=2.082559e+001;
n=228; farx(n+1)=1.105657e-001; foe(n+1)=4.757805e-001; krok(n+1)=4.307249e-007; ng(n+1)=1.412061e+001;
n=229; farx(n+1)=1.137006e-001; foe(n+1)=4.742806e-001; krok(n+1)=2.774090e-003; ng(n+1)=2.595283e+000;
n=230; farx(n+1)=1.167762e-001; foe(n+1)=4.726150e-001; krok(n+1)=1.568736e-003; ng(n+1)=2.888411e+000;
n=231; farx(n+1)=1.162940e-001; foe(n+1)=4.722715e-001; krok(n+1)=1.070672e-003; ng(n+1)=2.675077e+000;
n=232; farx(n+1)=1.120739e-001; foe(n+1)=4.697954e-001; krok(n+1)=8.237127e-003; ng(n+1)=3.298740e+000;
n=233; farx(n+1)=1.228999e-001; foe(n+1)=4.666016e-001; krok(n+1)=9.707132e-003; ng(n+1)=1.254656e+001;
n=234; farx(n+1)=1.300067e-001; foe(n+1)=4.617090e-001; krok(n+1)=9.759878e-002; ng(n+1)=3.272518e+001;
n=235; farx(n+1)=1.342670e-001; foe(n+1)=4.603598e-001; krok(n+1)=7.104066e-002; ng(n+1)=1.819892e+002;
n=236; farx(n+1)=1.398298e-001; foe(n+1)=4.540298e-001; krok(n+1)=9.906032e-001; ng(n+1)=2.005886e+002;
n=237; farx(n+1)=1.332104e-001; foe(n+1)=4.504913e-001; krok(n+1)=2.975743e-001; ng(n+1)=1.114750e+002;
n=238; farx(n+1)=1.356532e-001; foe(n+1)=4.445968e-001; krok(n+1)=3.556863e-001; ng(n+1)=2.387332e+002;
n=239; farx(n+1)=1.249361e-001; foe(n+1)=4.355677e-001; krok(n+1)=5.036851e-001; ng(n+1)=1.677081e+002;
n=240; farx(n+1)=1.222354e-001; foe(n+1)=4.276978e-001; krok(n+1)=4.880844e-001; ng(n+1)=9.540248e+001;
n=241; farx(n+1)=1.206054e-001; foe(n+1)=4.232420e-001; krok(n+1)=1.331896e-001; ng(n+1)=2.479495e+002;
n=242; farx(n+1)=1.225143e-001; foe(n+1)=4.111228e-001; krok(n+1)=6.167589e-001; ng(n+1)=2.806462e+002;
n=243; farx(n+1)=1.306118e-001; foe(n+1)=3.990927e-001; krok(n+1)=7.021280e-001; ng(n+1)=2.490477e+002;
n=244; farx(n+1)=1.311259e-001; foe(n+1)=3.946950e-001; krok(n+1)=3.390079e-001; ng(n+1)=9.347954e+001;
n=245; farx(n+1)=1.324167e-001; foe(n+1)=3.846996e-001; krok(n+1)=3.556863e-001; ng(n+1)=9.250055e+001;
n=246; farx(n+1)=1.336656e-001; foe(n+1)=3.799467e-001; krok(n+1)=1.423907e-001; ng(n+1)=1.474988e+002;
n=247; farx(n+1)=1.294372e-001; foe(n+1)=3.741895e-001; krok(n+1)=5.824576e-001; ng(n+1)=1.990193e+002;
n=248; farx(n+1)=1.288035e-001; foe(n+1)=3.672788e-001; krok(n+1)=7.101669e-001; ng(n+1)=1.356507e+002;
n=249; farx(n+1)=1.300867e-001; foe(n+1)=3.648352e-001; krok(n+1)=2.073757e-001; ng(n+1)=1.110503e+002;
n=250; farx(n+1)=1.350450e-001; foe(n+1)=3.613737e-001; krok(n+1)=8.194182e-001; ng(n+1)=9.522171e+001;
%odnowa zmiennej metryki
n=251; farx(n+1)=1.350230e-001; foe(n+1)=3.607684e-001; krok(n+1)=4.279196e-007; ng(n+1)=8.773181e+001;
n=252; farx(n+1)=1.350218e-001; foe(n+1)=3.607664e-001; krok(n+1)=4.082622e-007; ng(n+1)=5.945852e+000;
n=253; farx(n+1)=1.358235e-001; foe(n+1)=3.605532e-001; krok(n+1)=9.516502e-004; ng(n+1)=1.772271e+000;
n=254; farx(n+1)=1.361040e-001; foe(n+1)=3.604588e-001; krok(n+1)=6.514692e-006; ng(n+1)=9.740420e+000;
n=255; farx(n+1)=1.386443e-001; foe(n+1)=3.600870e-001; krok(n+1)=8.031637e-004; ng(n+1)=1.756907e+000;
n=256; farx(n+1)=1.401599e-001; foe(n+1)=3.598867e-001; krok(n+1)=1.310706e-003; ng(n+1)=1.210520e+000;
n=257; farx(n+1)=1.383122e-001; foe(n+1)=3.592907e-001; krok(n+1)=8.529216e-003; ng(n+1)=9.407032e-001;
n=258; farx(n+1)=1.433583e-001; foe(n+1)=3.553051e-001; krok(n+1)=5.220046e-002; ng(n+1)=2.692237e+000;
n=259; farx(n+1)=1.447640e-001; foe(n+1)=3.535578e-001; krok(n+1)=4.681906e-002; ng(n+1)=9.407417e+001;
n=260; farx(n+1)=1.402961e-001; foe(n+1)=3.491148e-001; krok(n+1)=1.146483e+000; ng(n+1)=1.903323e+002;
n=261; farx(n+1)=1.366147e-001; foe(n+1)=3.481256e-001; krok(n+1)=1.340624e-001; ng(n+1)=1.736338e+002;
n=262; farx(n+1)=1.264020e-001; foe(n+1)=3.463969e-001; krok(n+1)=1.400181e-001; ng(n+1)=1.960730e+002;
n=263; farx(n+1)=1.266117e-001; foe(n+1)=3.445504e-001; krok(n+1)=2.453695e-001; ng(n+1)=9.174986e+001;
n=264; farx(n+1)=1.357383e-001; foe(n+1)=3.415104e-001; krok(n+1)=2.097829e-001; ng(n+1)=1.134399e+002;
n=265; farx(n+1)=1.376345e-001; foe(n+1)=3.390201e-001; krok(n+1)=3.644735e-001; ng(n+1)=9.079908e+001;
n=266; farx(n+1)=1.437500e-001; foe(n+1)=3.355585e-001; krok(n+1)=5.821767e-001; ng(n+1)=2.207776e+002;
n=267; farx(n+1)=1.366611e-001; foe(n+1)=3.299763e-001; krok(n+1)=1.496578e+000; ng(n+1)=1.079782e+002;
n=268; farx(n+1)=1.329864e-001; foe(n+1)=3.260273e-001; krok(n+1)=3.477470e-001; ng(n+1)=2.321677e+002;
n=269; farx(n+1)=1.328648e-001; foe(n+1)=3.225602e-001; krok(n+1)=7.709580e-001; ng(n+1)=7.100851e+001;
n=270; farx(n+1)=1.328375e-001; foe(n+1)=3.199798e-001; krok(n+1)=1.392689e-001; ng(n+1)=1.456165e+002;
n=271; farx(n+1)=1.271843e-001; foe(n+1)=3.158426e-001; krok(n+1)=7.113726e-001; ng(n+1)=2.093002e+002;
n=272; farx(n+1)=1.319352e-001; foe(n+1)=3.122386e-001; krok(n+1)=5.520515e-001; ng(n+1)=1.197795e+002;
n=273; farx(n+1)=1.272091e-001; foe(n+1)=3.066965e-001; krok(n+1)=1.218939e+000; ng(n+1)=1.288286e+002;
n=274; farx(n+1)=1.251448e-001; foe(n+1)=3.043137e-001; krok(n+1)=3.240219e-001; ng(n+1)=2.327473e+002;
n=275; farx(n+1)=1.177343e-001; foe(n+1)=2.992329e-001; krok(n+1)=9.429061e-001; ng(n+1)=9.477385e+001;
%odnowa zmiennej metryki
n=276; farx(n+1)=1.177628e-001; foe(n+1)=2.979884e-001; krok(n+1)=2.825434e-007; ng(n+1)=1.720072e+002;
n=277; farx(n+1)=1.177778e-001; foe(n+1)=2.979607e-001; krok(n+1)=7.684426e-007; ng(n+1)=1.577990e+001;
n=278; farx(n+1)=1.178199e-001; foe(n+1)=2.979075e-001; krok(n+1)=1.406573e-006; ng(n+1)=1.477245e+001;
n=279; farx(n+1)=1.176680e-001; foe(n+1)=2.977747e-001; krok(n+1)=6.935224e-004; ng(n+1)=1.378911e+000;
n=280; farx(n+1)=1.170560e-001; foe(n+1)=2.975654e-001; krok(n+1)=1.063821e-003; ng(n+1)=1.284521e+000;
n=281; farx(n+1)=1.174644e-001; foe(n+1)=2.971880e-001; krok(n+1)=2.161992e-003; ng(n+1)=1.308715e+000;
n=282; farx(n+1)=1.197242e-001; foe(n+1)=2.970424e-001; krok(n+1)=7.557177e-003; ng(n+1)=5.949908e-001;
n=283; farx(n+1)=1.304546e-001; foe(n+1)=2.943721e-001; krok(n+1)=4.215364e-002; ng(n+1)=1.118707e+000;
n=284; farx(n+1)=1.328937e-001; foe(n+1)=2.936799e-001; krok(n+1)=5.694364e-002; ng(n+1)=8.749424e+001;
n=285; farx(n+1)=1.326425e-001; foe(n+1)=2.932767e-001; krok(n+1)=2.624788e-001; ng(n+1)=1.433748e+002;
n=286; farx(n+1)=1.324266e-001; foe(n+1)=2.920738e-001; krok(n+1)=1.282857e-001; ng(n+1)=1.384129e+002;
n=287; farx(n+1)=1.243797e-001; foe(n+1)=2.901177e-001; krok(n+1)=2.840119e-001; ng(n+1)=9.240371e+001;
n=288; farx(n+1)=1.211440e-001; foe(n+1)=2.879517e-001; krok(n+1)=1.102898e-001; ng(n+1)=1.695617e+002;
n=289; farx(n+1)=1.215879e-001; foe(n+1)=2.865135e-001; krok(n+1)=5.045340e-001; ng(n+1)=1.232055e+002;
n=290; farx(n+1)=1.241413e-001; foe(n+1)=2.836574e-001; krok(n+1)=4.339732e-001; ng(n+1)=7.681291e+001;
n=291; farx(n+1)=1.250119e-001; foe(n+1)=2.826543e-001; krok(n+1)=2.440798e-001; ng(n+1)=1.530917e+002;
n=292; farx(n+1)=1.277932e-001; foe(n+1)=2.805063e-001; krok(n+1)=7.825000e-001; ng(n+1)=1.173258e+002;
n=293; farx(n+1)=1.293711e-001; foe(n+1)=2.779695e-001; krok(n+1)=4.461084e-001; ng(n+1)=1.854779e+002;
n=294; farx(n+1)=1.272759e-001; foe(n+1)=2.741738e-001; krok(n+1)=1.321671e+000; ng(n+1)=1.889257e+002;
n=295; farx(n+1)=1.278230e-001; foe(n+1)=2.724118e-001; krok(n+1)=1.492217e-001; ng(n+1)=8.859657e+001;
n=296; farx(n+1)=1.270378e-001; foe(n+1)=2.712310e-001; krok(n+1)=1.328156e-001; ng(n+1)=7.054126e+001;
n=297; farx(n+1)=1.248793e-001; foe(n+1)=2.698221e-001; krok(n+1)=1.120145e+000; ng(n+1)=7.909885e+001;
n=298; farx(n+1)=1.249472e-001; foe(n+1)=2.690402e-001; krok(n+1)=4.353621e-001; ng(n+1)=1.232053e+002;
n=299; farx(n+1)=1.287923e-001; foe(n+1)=2.674401e-001; krok(n+1)=1.054352e+000; ng(n+1)=1.203370e+002;
n=300; farx(n+1)=1.307017e-001; foe(n+1)=2.666077e-001; krok(n+1)=6.914797e-001; ng(n+1)=3.476314e+001;

figure; semilogy(farx,'b'); hold on; semilogy(foe,'r'); xlabel('Iteracje'); ylabel('Earx, Eoe'); legend('Earx','Eoe'); title('Uczenie predyktora OE');
figure; subplot(2,1,1); semilogy(krok); xlabel('Iteracje'); ylabel('Krok');
subplot(2,1,2); semilogy(ng); xlabel('Iteracje'); ylabel('Norma gradientu');
Earx=farx(n+1)
Eoe=foe(n+1)
